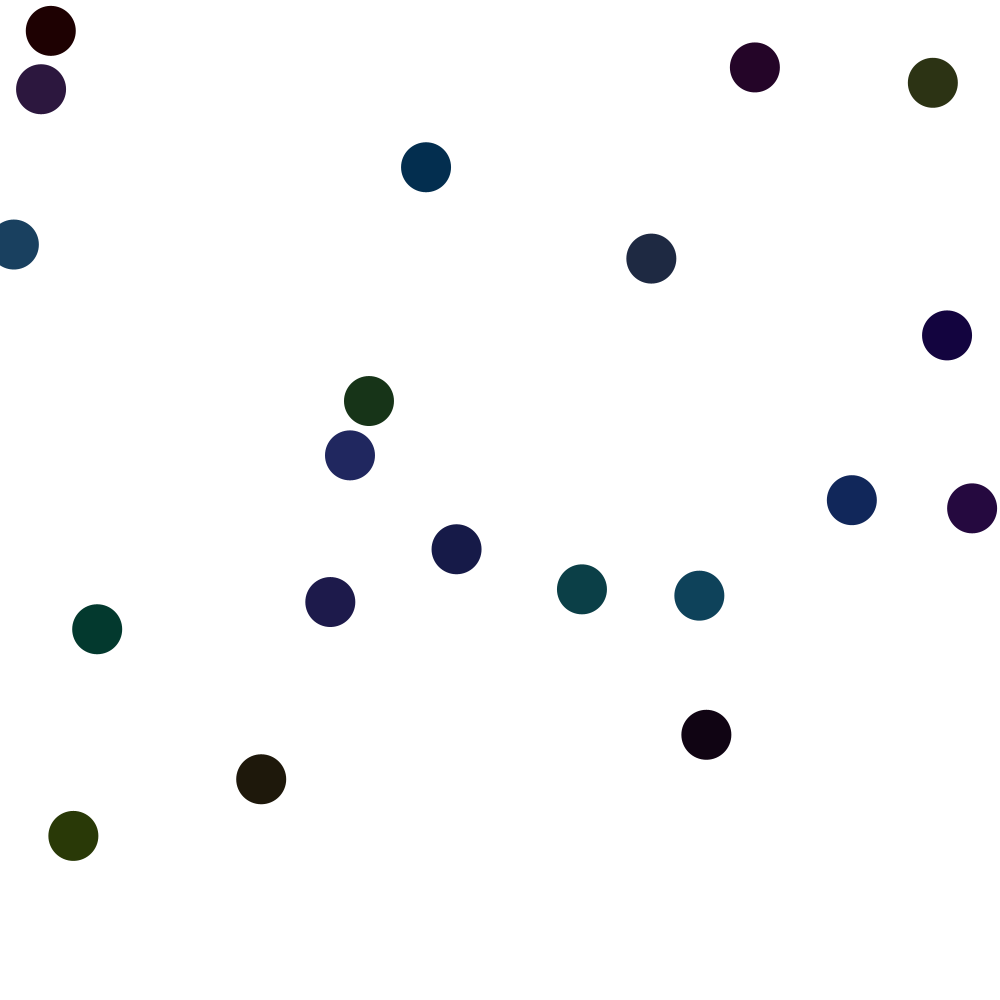
Frame 1 (no input)
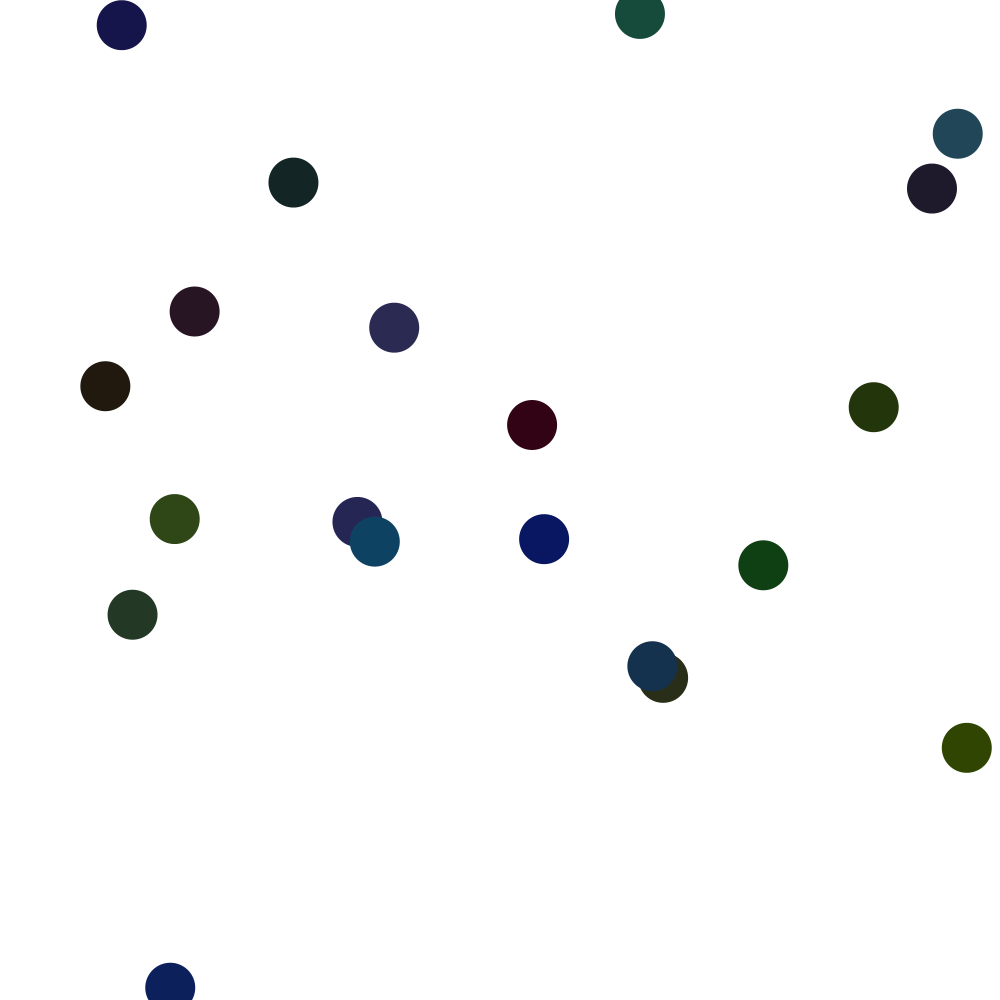
Frame 60 (the mouse pressed at the canvas centre just before this capture)
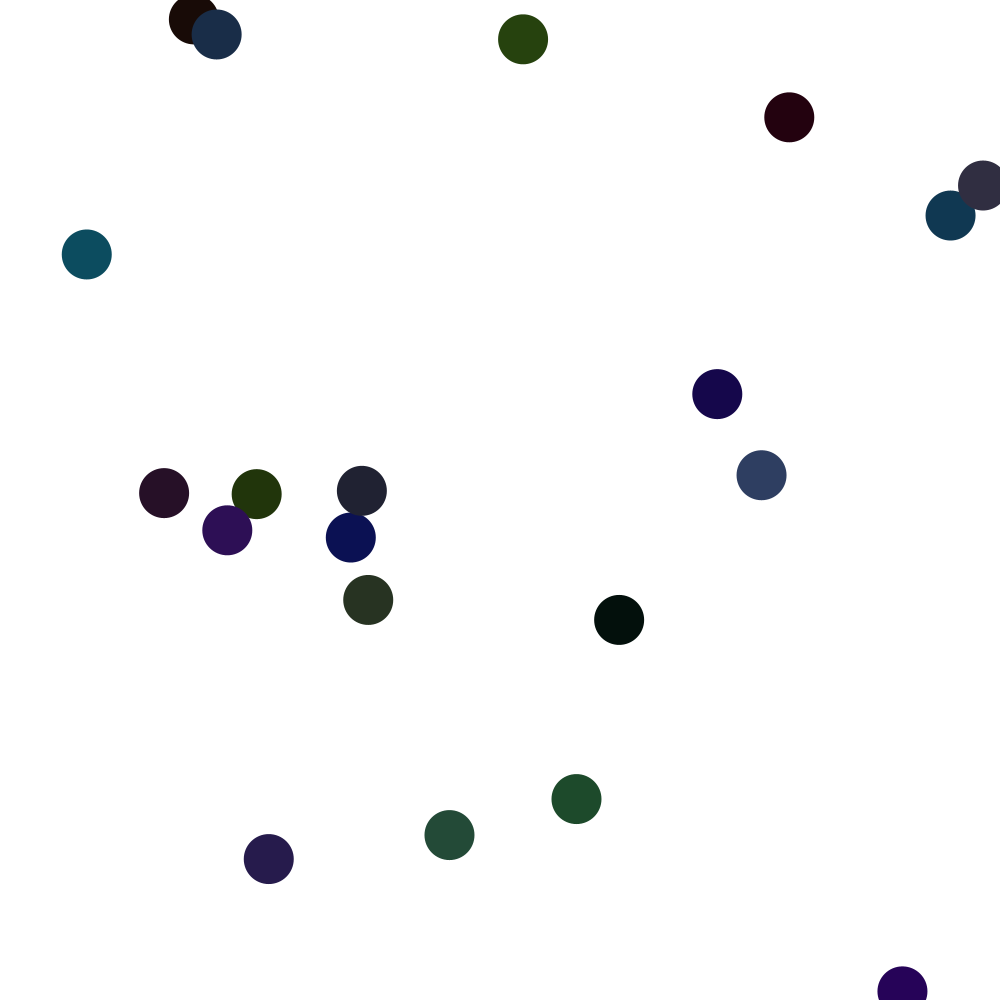
Frame 120 (the mouse held since frame 60 and released just before this capture)

The Processing sketch that drew these frames (run headless with seeded random() and noise(); from frame 60 on, the mouse is pressed at the canvas centre):

// Processing sketch: arrays
// ── arrays.pde
// Inicializamos las variables
int numBubbles = 20;

float[] xPositions;
float[] yPositions;

float[] xSpeeds;
float[] ySpeeds;

int[] xDirections;
int[] yDirections;

void setup() {
  size(1000, 1000);
  noStroke();

  // Definimos el tamaño del array
  xPositions = new float[numBubbles];
  yPositions = new float[numBubbles];

  xSpeeds = new float[numBubbles];
  ySpeeds = new float[numBubbles];

  xDirections = new int[numBubbles];
  yDirections = new int[numBubbles];

  // Creamos los valores
  for (int i = 0; i < xPositions.length; i++) {
    xPositions[i] = random(width);
    yPositions[i] = random(height);
    xSpeeds[i] = random(5);
    ySpeeds[i] = random(5);
    xDirections[i] = (random(1) > 0.5) ? 1 : -1;
    yDirections[i] = (random(1) > 0.5) ? 1 : -1;
  }
}

void draw() {
  background(255);

  for (int i = 0; i < numBubbles; i++) {
    // Actualizar la posición de nuestras burbujas
    xPositions[i] = xPositions[i] + xSpeeds[i] * xDirections[i];
    yPositions[i] = yPositions[i] + ySpeeds[i] * yDirections[i];

    if (xPositions[i] >= width || xPositions[i] < 0) {
      xDirections[i] = xDirections[i] * -1;
    }

    if (yPositions[i] > height || yPositions[i] < 0) {
      yDirections[i] = yDirections[i] * -1;
    }

    fill(random(50), random(80), random(100));
    ellipse(xPositions[i], yPositions[i], 50, 50);
  }
}
